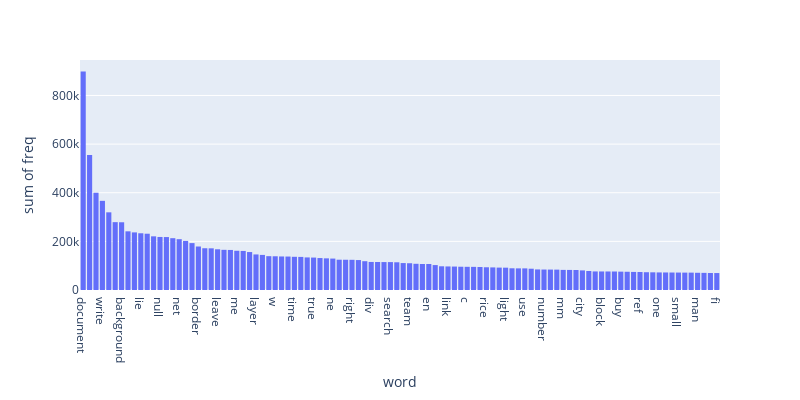

The notebook cell saved with this chart:
### Code cell
import plotly.express as px

fig = px.histogram(df, x='word', y='freq', width=800, height=400)
fig.show()

### Figure 1 — Plotly figure (JSON) as saved in the notebook; plotly's stock layout.template omitted (floating-point values rounded to 4 significant figures)
{"data": [{"alignmentgroup": "True", "bingroup": "x", "histfunc": "sum", "hovertemplate": "word=%{x}<br>sum of freq=%{y}<extra></extra>", "legendgroup": "", "marker": {"color": "#636efa", "pattern": {"shape": ""}}, "name": "", "offsetgroup": "", "orientation": "v", "showlegend": false, "type": "histogram", "x": ["document", "function", "game", "write", "new", "news", "background", "stock", "te", "lie", "window", "margin", "null", "s", "inde", "net", "dis", "er", "border", "date", "return", "leave", "age", "none", "me", "value", "else", "layer", "li", "ort", "w", "length", "video", "time", "datum", "class", "true", "market", "we", "ne", "get", "style", "right", "world", "ad", "div", "site", "name", "search", "child", "image", "team", "false", "solid", "en", "quote", "list", "link", "tab", "em", "c", "eat", "day", "rice", "content", "review", "light", "add", "bottom", "use", "google", "be", "number", "user", "change", "mm", "action", "football", "city", "league", "see", "block", "el", "e", "buy", "find", "view", "ref", "location", "ver", "one", "join", "table", "small", "set", "align", "man", "es", "hide", "fi"], "xaxis": "x", "y": [898639, 555236, 400073, 366700, 319442, 279050, 278563, 241289, 236879, 233321, 231471, 220700, 218142, 217736, 213088, 208950, 201889, 192856, 178909, 171743, 171366, 167462, 165234, 164698, 161395, 160662, 156052, 146233, 144310, 139084, 138733, 137899, 137609, 136529, 136083, 133988, 133372, 131420, 130140, 129248, 124602, 124413, 124161, 123117, 118432, 115350, 115206, 114873, 114773, 114018, 110756, 110060, 107801, 106948, 106897, 102490, 97504, 96892, 96437, 95701, 95377, 95154, 94550, 93490, 92898, 92106, 91848, 89268, 88929, 88906, 87579, 84637, 84172, 84009, 83794, 82701, 82599, 82225, 80551, 78145, 76336, 76241, 76150, 76080, 75499, 75002, 74350, 73962, 73141, 72695, 72321, 72096, 71914, 71780, 71502, 71442, 70841, 70487, 69849, 69694], "yaxis": "y"}], "layout": {"barmode": "relative", "height": 400, "legend": {"tracegroupgap": 0}, "margin": {"t": 60}, "width": 800, "xaxis": {"anchor": "y", "domain": [0, 1], "title": {"text": "word"}}, "yaxis": {"anchor": "x", "domain": [0, 1], "title": {"text": "sum of freq"}}}}
